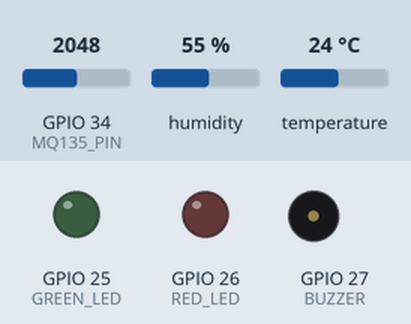
A sketch run on a simulated ESP32. On the bench: output pins drawn as LEDs (lit = HIGH), buzzer (waves = sounding, pin HIGH). The test bench sets the inputs (shaded band); at power-on: humidity 55 %, GPIO 34 (MQ135_PIN) = 2048, temperature 24 °C (analog values on the 0–4095 scale). No radio packets arrive unless stated; what the sketch prints to the serial monitor is not drawn.

Above: at 0.0 s.
At 1.7 s:
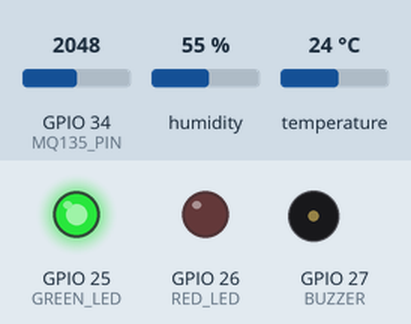
1.8 s: humidity set to 61 %
7.2 s: humidity set to 64 %
At 11.2 s:
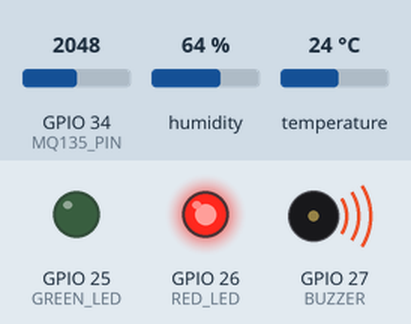
Timing chart, 0 to 12.7 s (numbered marks = the images above; inputs shaded):
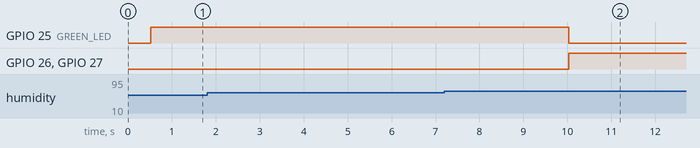

The sketch:

esp32_lora_node.ino
```cpp
// Mine Sentinel · ESP32 node (based on sketch_sep25a)
// ESP32 + MQ-135 (GPIO34) + DHT11 (GPIO4) + LoRa RA-02 + LEDs/buzzer.
// Same pins, thresholds and JSON as the original, with two changes so the USB dashboard always gets data:
//   1. A LoRa failure no longer halts the board: sensors keep reporting over USB and LoRa is retried.
//   2. The JSON carries "adc":4095 so the dashboard knows the ADC range.
// Libraries: LoRa (Sandeep Mistry), DHT sensor library (Adafruit), ArduinoJson 7.

#include <SPI.h>
#include <LoRa.h>
#include <DHT.h>
#include <ArduinoJson.h>

// ---------- LoRa RA-02 ----------
#define LORA_SCK   18
#define LORA_MISO  19
#define LORA_MOSI  23
#define LORA_NSS    5
#define LORA_RST   14
#define LORA_DIO0   2

// ---------- Sensors ----------
#define DHTPIN     4
#define DHTTYPE    DHT11
#define MQ135_PIN 34

// ---------- Indicators ----------
#define GREEN_LED 25
#define RED_LED   26
#define BUZZER    27

const unsigned long TRANSMIT_INTERVAL = 1000;
const unsigned long LORA_RETRY_INTERVAL = 30000;
const unsigned long STARTUP_DELAY = 5000;
const int GAS_THRESHOLD = 3000;
const float HUMIDITY_THRESHOLD = 62.0;
const long LORA_FREQUENCY = 433E6;

DHT dht(DHTPIN, DHTTYPE);

unsigned long lastTransmitTime = 0;
unsigned long lastLoraAttempt = 0;
unsigned long startupTime = 0;
uint32_t packetNumber = 0;
bool alarmEnabled = false;
bool loraReady = false;

// The DHT11 only updates about once per second; keep the last good values so one failed read
// doesn't send 0 %RH / 0 °C to the dashboard.
float lastTemperature = NAN;
float lastHumidity = NAN;

bool startLora() {
  lastLoraAttempt = millis();
  LoRa.setPins(LORA_NSS, LORA_RST, LORA_DIO0);
  loraReady = LoRa.begin(LORA_FREQUENCY);
  Serial.println(loraReady ? "# LoRa initialized successfully." : "# LoRa not available - continuing with USB only, will retry");
  return loraReady;
}

// Averaging 16 samples removes most of the ESP32 ADC's jitter on the MQ output.
int readGas() {
  long sum = 0;
  for (int i = 0; i < 16; i++) {
    sum += analogRead(MQ135_PIN);
    delayMicroseconds(200);
  }
  return sum / 16;
}

void setup() {
  Serial.begin(115200);
  delay(500);
  Serial.println();
  Serial.println("# ESP32 ENVIRONMENT MONITOR (Mine Sentinel node)");

  pinMode(GREEN_LED, OUTPUT);
  pinMode(RED_LED, OUTPUT);
  pinMode(BUZZER, OUTPUT);
  digitalWrite(GREEN_LED, LOW);
  digitalWrite(RED_LED, LOW);
  digitalWrite(BUZZER, LOW);

  analogReadResolution(12);
  analogSetPinAttenuation(MQ135_PIN, ADC_11db);  // full ~0–3.3 V range

  dht.begin();
  SPI.begin(LORA_SCK, LORA_MISO, LORA_MOSI, LORA_NSS);
  startLora();

  startupTime = millis();
  Serial.println("# Sensors stabilizing, alarm enabled after 5 s");
  digitalWrite(GREEN_LED, HIGH);
}

void loop() {
  unsigned long now = millis();

  if (!alarmEnabled && now - startupTime >= STARTUP_DELAY) {
    alarmEnabled = true;
    Serial.println("# ALARM SYSTEM ENABLED");
  }

  if (!loraReady && now - lastLoraAttempt >= LORA_RETRY_INTERVAL) startLora();

  if (now - lastTransmitTime < TRANSMIT_INTERVAL) return;
  lastTransmitTime = now;

  float t = dht.readTemperature();
  float h = dht.readHumidity();
  bool dhtValid = !isnan(t) && !isnan(h);
  if (dhtValid) {
    lastTemperature = t;
    lastHumidity = h;
  } else {
    Serial.println("# WARNING: DHT11 reading failed");
  }

  int gasLevel = readGas();
  bool gasAlert = gasLevel > GAS_THRESHOLD;
  bool humidityAlert = dhtValid && h > HUMIDITY_THRESHOLD;
  bool alertStatus = alarmEnabled && (gasAlert || humidityAlert);

  digitalWrite(GREEN_LED, alertStatus ? LOW : HIGH);
  digitalWrite(RED_LED, alertStatus ? HIGH : LOW);
  digitalWrite(BUZZER, alertStatus ? HIGH : LOW);

  JsonDocument doc;
  doc["device_id"] = "ESP32_Node_1";
  doc["packet_number"] = packetNumber++;
  doc["dht_valid"] = dhtValid;
  if (!isnan(lastTemperature)) {
    doc["temperature_c"] = lastTemperature;
    doc["humidity_pct"] = lastHumidity;
  }
  doc["humidity_threshold"] = HUMIDITY_THRESHOLD;
  doc["humidity_alert"] = humidityAlert;
  doc["gas_raw"] = gasLevel;
  doc["gas_threshold"] = GAS_THRESHOLD;
  doc["gas_alert"] = gasAlert;
  doc["alarm_enabled"] = alarmEnabled;
  doc["alert_status"] = alertStatus;
  doc["lora"] = loraReady;
  doc["adc"] = 4095;

  String json;
  serializeJson(doc, json);
  Serial.println(json);  // one JSON line per reading: the dashboard's input

  if (loraReady) {
    LoRa.beginPacket();
    LoRa.print(json);
    LoRa.endPacket();
  }
}
```

Measured:
- the behaviour switches between 62 and 63 % on humidity (found by bisection; images 1 and 2)
- after the input at 1.8 s, every drawn part: stays the same
- after the input at 7.2 s, GPIO 25 (GREEN_LED): HIGH → LOW after 2.8 s; GPIO 26 (RED_LED), GPIO 27 (BUZZER): LOW → HIGH after 2.8 s
